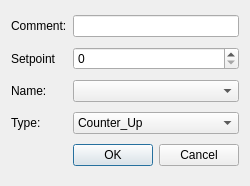
<?xml version="1.0" encoding="UTF-8"?>
<ui version="4.0">
 <class>CounterDialog</class>
 <widget class="QDialog" name="CounterDialog">
  <property name="geometry">
   <rect>
    <x>0</x>
    <y>0</y>
    <width>250</width>
    <height>186</height>
   </rect>
  </property>
  <property name="minimumSize">
   <size>
    <width>250</width>
    <height>186</height>
   </size>
  </property>
  <property name="maximumSize">
   <size>
    <width>250</width>
    <height>186</height>
   </size>
  </property>
  <property name="windowTitle">
   <string>Counter Properties</string>
  </property>
  <layout class="QGridLayout" name="gridLayout">
   <item row="3" column="1">
    <widget class="QComboBox" name="comboBox_3">
     <item>
      <property name="text">
       <string>Counter_Up</string>
      </property>
     </item>
     <item>
      <property name="text">
       <string>Counter_Down</string>
      </property>
     </item>
    </widget>
   </item>
   <item row="1" column="0">
    <widget class="QLabel" name="label_5">
     <property name="toolTip">
      <string>&lt;html&gt;&lt;head/&gt;&lt;body&gt;&lt;p&gt;maximum: 65535&lt;/p&gt;&lt;/body&gt;&lt;/html&gt;</string>
     </property>
     <property name="text">
      <string>Setpoint</string>
     </property>
    </widget>
   </item>
   <item row="1" column="1">
    <widget class="QSpinBox" name="spinBox">
     <property name="maximum">
      <number>65535</number>
     </property>
    </widget>
   </item>
   <item row="2" column="0">
    <widget class="QLabel" name="label_7">
     <property name="text">
      <string>Name:</string>
     </property>
    </widget>
   </item>
   <item row="2" column="1">
    <widget class="QComboBox" name="comboBox_2">
     <property name="editable">
      <bool>false</bool>
     </property>
    </widget>
   </item>
   <item row="3" column="0">
    <widget class="QLabel" name="label_9">
     <property name="text">
      <string>Type:</string>
     </property>
    </widget>
   </item>
   <item row="0" column="0">
    <widget class="QLabel" name="label_3">
     <property name="text">
      <string>Comment:</string>
     </property>
    </widget>
   </item>
   <item row="0" column="1">
    <widget class="QLineEdit" name="lineEdit"/>
   </item>
   <item row="4" column="0" colspan="2">
    <widget class="QDialogButtonBox" name="buttonBox">
     <property name="sizePolicy">
      <sizepolicy hsizetype="Expanding" vsizetype="Fixed">
       <horstretch>0</horstretch>
       <verstretch>0</verstretch>
      </sizepolicy>
     </property>
     <property name="orientation">
      <enum>Qt::Horizontal</enum>
     </property>
     <property name="standardButtons">
      <set>QDialogButtonBox::Cancel|QDialogButtonBox::Ok</set>
     </property>
    </widget>
   </item>
  </layout>
 </widget>
 <resources/>
 <connections>
  <connection>
   <sender>buttonBox</sender>
   <signal>accepted()</signal>
   <receiver>CounterDialog</receiver>
   <slot>accept()</slot>
   <hints>
    <hint type="sourcelabel">
     <x>248</x>
     <y>254</y>
    </hint>
    <hint type="destinationlabel">
     <x>157</x>
     <y>274</y>
    </hint>
   </hints>
  </connection>
  <connection>
   <sender>buttonBox</sender>
   <signal>rejected()</signal>
   <receiver>CounterDialog</receiver>
   <slot>reject()</slot>
   <hints>
    <hint type="sourcelabel">
     <x>316</x>
     <y>260</y>
    </hint>
    <hint type="destinationlabel">
     <x>286</x>
     <y>274</y>
    </hint>
   </hints>
  </connection>
 </connections>
</ui>
